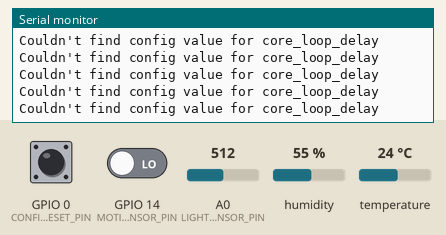
Recording of a program running on a simulated ESP8266 (NodeMCU). Shown: the last lines printed to the serial monitor. The inputs (shaded band) are chosen by the test bench; at power-on: A0 (LIGHT_SENSOR_PIN) = 512, GPIO 14 (MOTION_SENSOR_PIN) LOW, GPIO 0 (CONFIG_RESET_PIN) HIGH, humidity 55 %, temperature 24 °C. WiFi joins after 1.5 s; servers stay silent unless stated; storage starts empty; random numbers use the default seed unless the program sets one; no MQTT or app messages arrive unless stated. At 12.5 s the program restarts the board; the recording ends there.

Above: at 3.3 s.
3.4 s: A0 (LIGHT_SENSOR_PIN) set to 0
At 4.62 s:
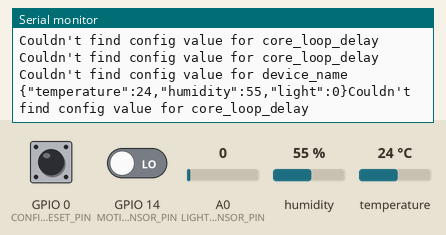
9.5 s: GPIO 14 (MOTION_SENSOR_PIN) driven HIGH
At 9.56 s:
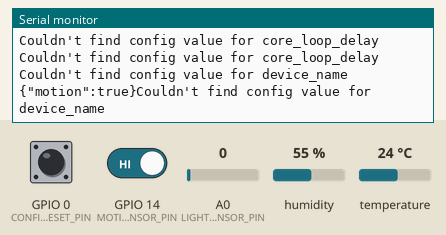
11.0 s: GPIO 14 (MOTION_SENSOR_PIN) driven LOW
At 11.06 s:
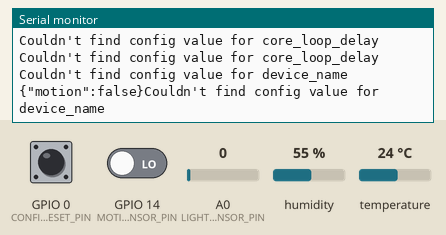

The program:

main.cpp
```cpp
#include <PubSubClient.h>
#include "Configurator.h"
#include "ClimateSensor.h"
#include "LightSensor.h"
#include "MotionSensor.h"

#define MQTT_SERVER "mqtt_server"
#define MQTT_PORT "mqtt_port"
#define MQTT_CLIENT_ID "mqtt_client_id"
#define MQTT_USERNAME "mqtt_username"
#define MQTT_PASSWORD "mqtt_password"
#define DEVICE_NAME "device_name"
#define CORE_LOOP_DELAY "core_loop_delay"
#define CLIMATE_SENSOR_PIN 5
#define LIGHT_SENSOR_PIN A0
#define MOTION_SENSOR_PIN 14
#define CONFIG_RESET_PIN 0

ClimateSensor climateSensor(CLIMATE_SENSOR_PIN);
LightSensor lightSensor(LIGHT_SENSOR_PIN);
MotionSensor motionSensor(MOTION_SENSOR_PIN);
WiFiClient wifiClient;
PubSubClient mqttClient(wifiClient);
boolean motionStatus = false;
unsigned long lastPeriodicSendTime = 0;

void sendPeriodicUpdate() {
  StaticJsonDocument<256> jsonDoc;

  jsonDoc["temperature"] = climateSensor.getTemperature();
  jsonDoc["humidity"] = climateSensor.getHumidity();
  jsonDoc["light"] = lightSensor.getLightReading();

  char payload[256];
  serializeJson(jsonDoc, payload);

  char topic[128];
  strcpy(topic, "climate/");
  strcat(topic, Configurator::Instance()->getConfigValue(DEVICE_NAME));

  serializeJson(jsonDoc, Serial);
  mqttClient.publish(topic, payload);
}

// returns a boolean indicating if a motion change occurred or not
boolean sendMotionUpdate() {
  boolean curMotionStatus = motionSensor.getSensorValue();

  if (motionStatus == curMotionStatus)
    return false;

  StaticJsonDocument<256> jsonDoc;
  jsonDoc["motion"] = curMotionStatus;

  char payload[256];
  serializeJson(jsonDoc, payload);

  char topic[128];
  strcpy(topic, "motion/");
  strcat(topic, Configurator::Instance()->getConfigValue(DEVICE_NAME));

  serializeJson(jsonDoc, Serial);
  mqttClient.publish(topic, payload);

  motionStatus = curMotionStatus;

  return true;
}

bool ensureMqttConnected() {
  if (mqttClient.connected()) return true;

  int retryLimit = 5;
  int tries = 1;

  while (!mqttClient.connected()) {
    Serial.println("Attempting MQTT connection...");

    bool successfulConnection = mqttClient.connect(
      Configurator::Instance()->getConfigValue(MQTT_CLIENT_ID),
      Configurator::Instance()->getConfigValue(MQTT_USERNAME),
      Configurator::Instance()->getConfigValue(MQTT_PASSWORD)
    );

    if (successfulConnection) {
      Serial.println("MQTT connection established");
    } else if (tries < retryLimit) {
      Serial.print("failed, rc=");
      Serial.print(mqttClient.state());
      Serial.println(", retrying in 5 seconds");

      delay(5000);
      tries++;
    } else {
      return false;
    }
  }

  return true;
}

void setup()
{
  Serial.begin(9600);
  Serial.println("Starting up module");

  // Configurator::Instance()->reset(); // for testing configurator

  String defaultClientId = "ESP-" + String(ESP.getChipId());
  String defaultTopic = "ESP-" + String(ESP.getChipId());
  Serial.println("My name is " + defaultClientId);

  Configurator::Instance()->addConfigOption(DEVICE_NAME, "Device Name", defaultTopic.c_str(), 40);
  Configurator::Instance()->addConfigOption(MQTT_SERVER, "MQTT server", "", 40);
  Configurator::Instance()->addConfigOption(MQTT_PORT, "MQTT port", "1883", 10);
  Configurator::Instance()->addConfigOption(MQTT_CLIENT_ID, "MQTT Client ID", defaultClientId.c_str(), 20);
  Configurator::Instance()->addConfigOption(MQTT_USERNAME, "MQTT Username", "", 20);
  Configurator::Instance()->addConfigOption(MQTT_PASSWORD, "MQTT Password", "", 40);
  Configurator::Instance()->addConfigOption(CORE_LOOP_DELAY, "Core Loop Delay", "60000", 6);

  Configurator::Instance()->setup(CONFIG_RESET_PIN);
  climateSensor.setup();
  lightSensor.setup();
  motionSensor.setup();

  const char* mqttServerAddress = Configurator::Instance()->getConfigValue(MQTT_SERVER);
  const char* mqttServerPort = Configurator::Instance()->getConfigValue(MQTT_PORT);

  Serial.println("Setting MQTT server addres to " + String(mqttServerAddress) + ", port " + String(mqttServerPort));
  mqttClient.setServer(mqttServerAddress, atoi(mqttServerPort));
}

unsigned long getPeriodicInterval() {
  return max(
    (uint32_t)atoi(Configurator::Instance()->getConfigValue("core_loop_delay")),
    climateSensor.getMinSensorScanInterval()
  );
}

// force param ignores the time constraint, forcing a periodic update immediately
void periodicUpdate(boolean force) {
  unsigned long currentTime = millis();

  if (!force && currentTime - lastPeriodicSendTime < getPeriodicInterval())
    return;

  sendPeriodicUpdate();

  lastPeriodicSendTime = currentTime;
}

void loop()
{
  Configurator::Instance()->loop();

  ensureMqttConnected();
  boolean didChange = sendMotionUpdate();
  periodicUpdate(didChange); // force a periodic update on a motion change

  mqttClient.loop();

  delay(100); // limit loops to 10/sec
}
```

ClimateSensor.cpp
```cpp
#include "ClimateSensor.h"

ClimateSensor::ClimateSensor(uint8_t pin) :
  dht(pin, DHTTYPE)
{
  lastHumidity = 0.0f;
  lastTemperature = 0.0f;
}

ClimateSensor::~ClimateSensor() {}

void ClimateSensor::setup() {
  Serial.println("Initializing Sensor");
  dht.begin();

  Serial.println("Sensor Information:");
  sensor_t sensor;
  dht.temperature().getSensor(&sensor);
  Serial.println("------------------------------------");
  Serial.print  ("Min Delay:    "); Serial.print(sensor.min_delay / 1000); Serial.println(" ms");
  Serial.println("------------------------------------");
  Serial.println("Temperature");
  Serial.print  ("Sensor:       "); Serial.println(sensor.name);
  Serial.print  ("Driver Ver:   "); Serial.println(sensor.version);
  Serial.print  ("Unique ID:    "); Serial.println(sensor.sensor_id);
  Serial.print  ("Max Value:    "); Serial.print(sensor.max_value); Serial.println(" *C");
  Serial.print  ("Min Value:    "); Serial.print(sensor.min_value); Serial.println(" *C");
  Serial.print  ("Resolution:   "); Serial.print(sensor.resolution); Serial.println(" *C");
  Serial.println("------------------------------------");

  // Print humidity sensor details.
  dht.humidity().getSensor(&sensor);
  Serial.println("Humidity");
  Serial.print  ("Sensor:       "); Serial.println(sensor.name);
  Serial.print  ("Driver Ver:   "); Serial.println(sensor.version);
  Serial.print  ("Unique ID:    "); Serial.println(sensor.sensor_id);
  Serial.print  ("Max Value:    "); Serial.print(sensor.max_value); Serial.println("%");
  Serial.print  ("Min Value:    "); Serial.print(sensor.min_value); Serial.println("%");
  Serial.print  ("Resolution:   "); Serial.print(sensor.resolution); Serial.println("%");
  Serial.println("------------------------------------");

  // Set delay between sensor readings based on sensor details.
  minSensorScanInterval = sensor.min_delay / 1000; // ms
}

float ClimateSensor::getTemperature() {
  sensors_event_t event;
  dht.temperature().getEvent(&event);

  if (isnan(event.temperature)) {
    Serial.println("Error while reading temperature");
    return lastTemperature;
  }

  lastTemperature = event.temperature; // C
  return lastTemperature;
}

float ClimateSensor::getHumidity() {
  sensors_event_t event;
  dht.humidity().getEvent(&event);

  if (isnan(event.relative_humidity)) {
    Serial.println("Error while reading humidity");
    return lastHumidity;
  }

  lastHumidity = event.relative_humidity; // %
  return lastHumidity;
}

uint32_t ClimateSensor::getMinSensorScanInterval() {
  return minSensorScanInterval;
}
```

ClimateSensor.h
```cpp
#ifndef ClimateSensor_h
#define ClimateSensor_h
#define DHTTYPE DHT22  // AM2302

#include <DHT.h>
#include <DHT_U.h>
#include <Wire.h>

class ClimateSensor {
public:
  ClimateSensor(uint8_t pin);
  ~ClimateSensor();

  void setup();
  float getTemperature();
  float getHumidity();
  uint32_t getMinSensorScanInterval();

private:
  DHT_Unified dht;
  uint32_t minSensorScanInterval; // ms
  float lastHumidity;
  float lastTemperature;
};

#endif
```

LightSensor.cpp
```cpp
#include "LightSensor.h"

LightSensor::LightSensor(uint8_t pin) {
  this->pin = pin;
}

LightSensor::~LightSensor() {}

void LightSensor::setup() {
  pinMode(pin, INPUT);
}

float LightSensor::getLightReading() {
  // divide by max value for result in rand 0 -> 1
  return analogRead(pin) / 1023.0;
}
```

LightSensor.h
```cpp
#ifndef LightSensor_h
#define LightSensor_h

#include <Arduino.h>

class LightSensor {
public:
  LightSensor(uint8_t pin);
  ~LightSensor();

  void setup();
  float getLightReading();
private:
  uint8_t pin;
};

#endif
```

MotionSensor.cpp
```cpp
#include "MotionSensor.h"

MotionSensor::MotionSensor(uint8_t pin) {
  this->pin = pin;
}

MotionSensor::~MotionSensor() {}

void MotionSensor::setup() {
  pinMode(pin, INPUT);
}

bool MotionSensor::getSensorValue() {
  return digitalRead(pin) == 1;
}
```

MotionSensor.h
```cpp
#ifndef MotionSensor_h
#define MotionSensor_h

#include <Arduino.h>

class MotionSensor {
public:
  MotionSensor(uint8_t pin);
  ~MotionSensor();

  void setup();
  bool getSensorValue();
private:
  uint8_t pin;
};

#endif
```

SimpleList.h
```cpp
// SimpleList.h

/*
  This was borrowed from http://playground.arduino.cc/Main/LibraryList#DataStructures
*/

#ifndef _SIMPLELIST_h
#define _SIMPLELIST_h

#if defined(ARDUINO) && ARDUINO >= 100
#include "Arduino.h"
#else
#include "WProgram.h"
#endif

#ifndef NULL
#define NULL 0
#endif

template<typename T>
class SimpleList
{
public:
    typedef T* iterator;

    SimpleList()
    {
        _internalArray = NULL;
        _endPosition = 0;
        _allocBlocks = 0;
        _preAllocBlocks = 0;
    }

    ~SimpleList()
    {
        delete[] _internalArray;
        _internalArray = NULL;
        _endPosition = 0;
        _allocBlocks = 0;
        _preAllocBlocks = 0;
    }

    SimpleList(const SimpleList& from)
    {
        _endPosition = from._endPosition;
        _allocBlocks = from._allocBlocks;
        _preAllocBlocks = from._preAllocBlocks;

        _internalArray = new T[_allocBlocks];

        for (int i = 0; i < _endPosition; ++i)
            _internalArray[i] = from._internalArray[i];
    }

    SimpleList& operator=(const SimpleList& from)
    {
        if (this != &from)
        {
            _endPosition = from._endPosition;
            _allocBlocks = from._allocBlocks;
            _preAllocBlocks = from._preAllocBlocks;

            delete[] _internalArray;
            _internalArray = NULL;

            if (_allocBlocks)
            {
                _internalArray = new T[_allocBlocks];

                for (int i = 0; i < _endPosition; ++i)
                    _internalArray[i] = from._internalArray[i];
            }
        }

        return *this;
    }

    void push_back(T item)
    {
        if (_endPosition == _allocBlocks)
            AllocOneBlock(false);

        _internalArray[_endPosition] = item;
        ++_endPosition;
    }

    void push_front(T item)
    {
        if (_endPosition == _allocBlocks)
            AllocOneBlock(true);
        else
        {
            for (int i = _endPosition; i > 0; --i)
                _internalArray[i] = _internalArray[i - 1];
        }

        _internalArray[0] = item;
        ++_endPosition;
    }

    void pop_back()
    {
        if (_endPosition == 0)
            return;

        --_endPosition;

        if (_allocBlocks > _preAllocBlocks)
            DeAllocOneBlock(false);
    }

    void pop_front()
    {
        if (_endPosition == 0)
            return;

        --_endPosition;

        if (_allocBlocks > _preAllocBlocks)
            DeAllocOneBlock(true);
        else
        {
            for (int i = 0; i < _endPosition; ++i)
                _internalArray[i] = _internalArray[i + 1];
        }
    }

    iterator erase(iterator position)
    {
        int offSet = int(position - _internalArray);

        if (offSet == _endPosition - 1) // Last item.
        {
            pop_back();
            return end();
        }

        --_endPosition;

        if (_allocBlocks > _preAllocBlocks)
        {
            --_allocBlocks;
            T* newArray = new T[_allocBlocks];

            for (int i = 0; i < _endPosition; ++i)
            {
                if (i >= offSet)
                    newArray[i] = _internalArray[i + 1];
                else
                    newArray[i] = _internalArray[i];
            }

            delete[] _internalArray;
            _internalArray = newArray;
        }
        else
        {
            for (int i = offSet; i < _endPosition; ++i)
                _internalArray[i] = _internalArray[i + 1];
        }

        return _internalArray + offSet;
    }

    void reserve(int size)
    {
        if (size == 0 || size < _allocBlocks)
            return;

        _allocBlocks = size;
        _preAllocBlocks = size;

        T* newArray = new T[_allocBlocks];

        for (int i = 0; i < _endPosition; ++i)
            newArray[i] = _internalArray[i];

        delete[] _internalArray;
        _internalArray = newArray;
    }

    void clear()
    {
        if (_allocBlocks > _preAllocBlocks)
        {
            _allocBlocks = _preAllocBlocks;

            T* newArray = NULL;

            if (_allocBlocks > 0)
                newArray = new T[_allocBlocks];

            delete[] _internalArray;
            _internalArray = newArray;
        }

        _endPosition = 0;
    }

    void shrink_to_fit()
    {
        _preAllocBlocks = _endPosition;
        _allocBlocks = _endPosition;

        T* newArray = NULL;

        if (_allocBlocks > 0)
            newArray = new T[_allocBlocks];

        for (int i = 0; i < _endPosition; ++i)
            newArray[i] = _internalArray[i];

        delete[] _internalArray;
        _internalArray = newArray;
    }

    inline iterator begin() { return _internalArray; }
    inline iterator end() { return _internalArray + _endPosition; }

    inline bool empty() { return (_endPosition == 0); }
    inline unsigned int size() { return _endPosition; }
    inline unsigned int capacity() { return _allocBlocks; }

private:

    void AllocOneBlock(bool shiftItems)
    {
        ++_allocBlocks;
        T* newArray = new T[_allocBlocks];

        for (int i = 0; i < _endPosition; ++i)
            newArray[shiftItems ? (i + 1) : i] = _internalArray[i];

        delete[] _internalArray;
        _internalArray = newArray;
    }

    void DeAllocOneBlock(bool shiftItems)
    {
        --_allocBlocks;

        if (_allocBlocks == 0)
        {
            delete[] _internalArray;
            _internalArray = NULL;
            return;
        }

        T* newArray = new T[_allocBlocks];

        for (int i = 0; i < _endPosition; ++i)
            newArray[i] = _internalArray[shiftItems ? (i + 1) : i];

        delete[] _internalArray;
        _internalArray = newArray;
    }

private:

    T* _internalArray;
    int _endPosition;
    int _allocBlocks;
    int _preAllocBlocks;
};

#endif
```

Configurator.h
```cpp
#ifndef Configurator_h
#define Configurator_h

#include <FS.h>
#include <ESP8266WiFi.h>
#include <DNSServer.h>
#include <WiFiManager.h>
#include <ArduinoJson.h>
#include <ESP8266WebServer.h>
#include <ESP8266TrueRandom.h>
#include "SimpleList.h"

/*
  Configurator is an opinionated high level class that contains functionality for
  reading & writing persistent configuration to the filesystem. When it
  can't obtain config values (ex. when it runs for the first time or is reset)
  it starts up an access point and a web server to facilitate human input.
*/

struct ConfigOption {
  String id;
  String value;
};

class Configurator {
  public:
    ~Configurator();

    static Configurator* Instance();

    WiFiManager wifiManager;
    WiFiServer wifiServer;

    void setup(int buttonId);
    void loop();
    void save();
    void reset();
    void addConfigOption(
      const char* id,
      const char* placeholder,
      const char* defaultValue,
      int length
    );
    const char* getConfigValue(const char* id);
    bool hasConfigOption(const char* id);

  private:
    Configurator();
    static Configurator* instance;
    int buttonId;

    SimpleList<WiFiManagerParameter*> configParams;
    SimpleList<ConfigOption*> configOptions;

    void readConfigFile();
    void writeConfigFile();
    void updateConfigOptionFromParams();
    void clearConfigOptions();
};

#endif
```

Source omitted: Configurator.cpp (5444 bytes)

Measured:
- after the input at 3.4 s, the serial monitor: prints a new line after 1.0 s (image 1)
- after the input at 9.5 s, the serial monitor: prints a new line after 0.06 s (image 2)
- after the input at 11.0 s, the serial monitor: prints a new line after 0.05 s (image 3)
